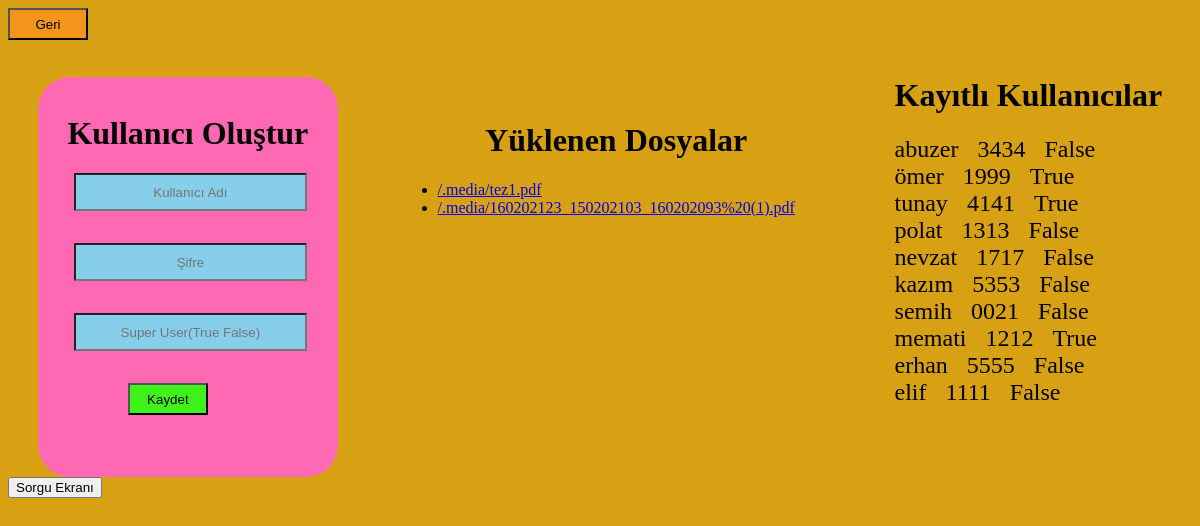
Screenshot of /yonetici/ with the database file from the repository.
### app1/models.py (models this page shows, shortened)
class File(models.Model):
    name= models.CharField(max_length=500)
    filepath= models.FileField( null=True, verbose_name="")
    user_id=models.IntegerField()

### app1/views.py (the view, shortened to what this page needs)
# urls.py: path('yonetici/',views.yonetici,name='yonetici'),
def yonetici(request):
    global dosyalar,dosya_isimleri,dosya_isimleri2,dosya_yolu
    dosyalar=File.objects.filter().values_list('filepath')
    dosya_isimleri=File.objects.filter().values_list('name')
    kullanıcı_listesi=kullanıcı.objects.values_list('username')
    kullanıcı_listesi_kopya=[]
    kullanıcı_parola_listesi=kullanıcı.objects.values_list('password')
    kullanıcı_type=kullanıcı.objects.values_list('super_user')
    öğrenciler=kullanıcı_bilgileri(kullanıcı_listesi,kullanıcı_parola_listesi,kullanıcı_type)
    index=0
    for i in dosyalar:
        for j in i:
            dosya_isimleri2.append(j)
    print(dosya_isimleri2)
    for i in dosya_isimleri:
        for j in i:
            dosya_isimleri3.append(j)
    print(dosya_isimleri3)
    for i in kullanıcı_listesi:
        kullanıcı_listesi_kopya.append([])
    for i in kullanıcı_listesi:
        for j in i:
            kullanıcı_listesi_kopya[index].append(j)
            index+=1
    index=0
    for i in kullanıcı_parola_listesi:
        for j in i:
            kullanıcı_listesi_kopya[index].append(j)
            index+=1
    index=0
    for i in kullanıcı_type:
        for j in i:
            kullanıcı_listesi_kopya[index].append(j)
            index+=1
    index=0
    print(kullanıcı_listesi_kopya)
    return render(request,'yonetici.html',{'dosyalar':dosyalar ,'kullanıcılar':kullanıcı_listesi_kopya,'şifreler':kullanıcı_parola_listesi,'type':kullanıcı_type})
    redirect('yonetici')

### templates/yonetici.html (shortened to what this page needs)
<!DOCTYPE html>
<html lang="en">
<head>
    {% load static %}
    <link rel="stylesheet" href="{% static 'css/admin.css' %}">
</head>
<body>
    <a href="{% url 'yonetici_giris' %}"><input id="geri" type="submit" value="Geri" name="submit"></a>
    <div class="container">
            <form method="POST" action="{% url 'yonetici' %}">
                <div class="register">
                    <table>
                    <h1>Kullanıcı Oluştur</h1>
                    <input id="field" type="text" placeholder="Kullanıcı Adı"name='username'>
                    <br>
                    <input id="field" type="password" placeholder="Şifre"name='password'>
                    <br>
                    <input id="field" type="text" placeholder="Super User(True False)"name='super_user'>
                    <br>
                    <input id="submit" type="submit" value="Kaydet" name="submit">
                    </table>
                </form>
                </div>
            <div class="medya">
                {% block content %}
            <ul>
            <h1>Yüklenen Dosyalar</h1>
            {% for event in dosyalar %}
                {% for medya in event %}
                <li> <a href="{{medya}}" target="_blank">{{medya}}</a> </li>
                {% endfor %}
            {% endfor %}
            {% endblock content %}
            </ul>
            </div>
            <div class="users">
                <ul>
                <h1>Kayıtlı Kullanıcılar</h1>
                {% for k in kullanıcılar %}
                {% for l in k %}
                    <span id="kullanıcılar">{{l}}</span>
                    {% endfor %}
                    <br>
                {% endfor %}
            </div>
            <a href="{% url 'admin_sorgu' %}"><input type="button" value="Sorgu Ekranı" name="dönem"></a>
</body>
</html>

### static/CSS/admin.css (style rules this page uses)
body { background-color: rgb(216, 160, 19); }
.container { padding-top: 1rem; display: flex; justify-content: space-around; }
#field { background-color: skyblue; position: relative; height: 2rem; width: 75%; margin-bottom: 2rem; text-align: center; margin-left: 12%; }
#submit { background-color: rgb(62, 243, 26); position: relative; height: 2rem; width: 5rem; margin-left: 30%; }
#geri { background-color: rgb(243, 149, 26); position: relative; height: 2rem; width: 5rem; }
.register { background-color: hotpink; position: relative; width: 300px; height: 400px; border-radius:2rem ; }
.register h1 { text-align: center; padding-top: 12.5%; }
.medya h1 { text-align: center; padding-top: 12.5%; }
#kullanıcılar { font-size: 24px; margin-right: 15px; }

### rows the page displays
File: filepath "/.media/tez1.pdf"
File: filepath "/.media/160202123_150202103_160202093%20(1).pdf"

### other values shown
{{ l }} "abuzer" "3434" "False" "ömer" "1999" "True" "tunay" "4141" "True" "polat" "1313" "False" "nevzat" "1717" "False" "kazım" "5353" "False" "semih" "0021" "False" "memati" "1212" "True" "erhan" "5555" "False" "elif" "1111" "False"
